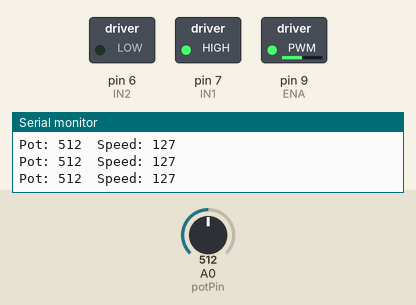
Bench run of a sketch on a simulated Arduino Uno, built with avr-gcc and run on an emulated ATmega328P. On the bench: switched loads named in the sketch (green lamp = pin HIGH), the last lines printed to the serial monitor. The test bench sets the inputs (shaded band); at power-on: A0 (potPin) = 512.

Above: at 1.2 s.
1.3 s: A0 (potPin) set to 716
At 1.9 s:
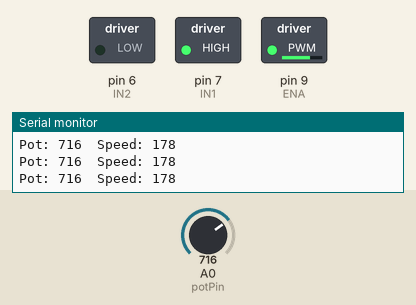
2.8 s: A0 (potPin) set to 900
At 3.4 s:
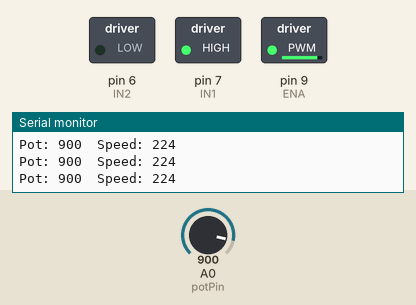
4.3 s: A0 (potPin) set to 122
At 4.8 s:
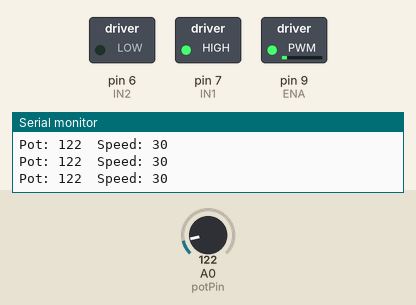
5.8 s: A0 (potPin) set to 0
At 6.3 s:
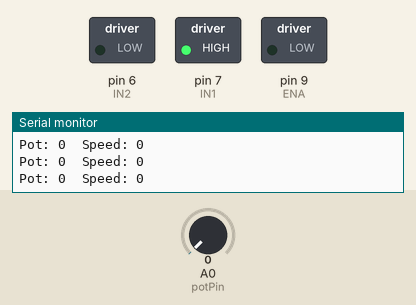
7.3 s: A0 (potPin) set to 511
At 7.7 s:
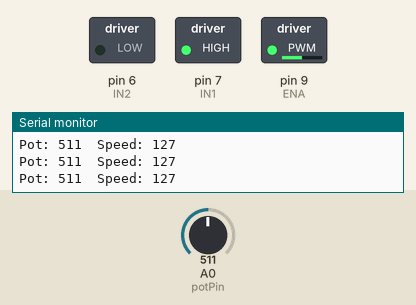
Timing chart, 0 to 9.8 s (numbered marks = the images above; inputs shaded):
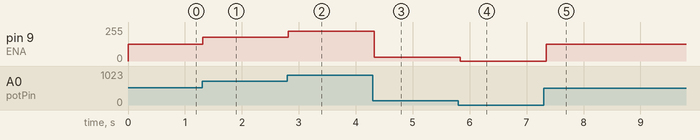

The sketch:

PWM_controlled_DC_motor.ino
```cpp
// Pin assignments
const int ENA = 9;     // PWM pin connected to ENA on L298N
const int IN1 = 7;     // Direction pin 1
const int IN2 = 6;     // Direction pin 2
const int potPin = A0; // Analog pin connected to potentiometer

void setup() {
  // Initialize motor control pins
  pinMode(ENA, OUTPUT);
  pinMode(IN1, OUTPUT);
  pinMode(IN2, OUTPUT);

  // Set motor direction (IN1 HIGH, IN2 LOW = Forward)
  digitalWrite(IN1, HIGH);
  digitalWrite(IN2, LOW);

  // (Optional) Start serial monitor to debug
  Serial.begin(9600);
}

void loop() {
  // Read potentiometer value (0–1023)
  int potValue = analogRead(potPin);

  // Map potentiometer value to PWM range (0–255)
  int motorSpeed = map(potValue, 0, 1023, 0, 255);

  // Print values to Serial Monitor (optional)
  Serial.print("Pot: ");
  Serial.print(potValue);
  Serial.print("  Speed: ");
  Serial.println(motorSpeed);

  // Set motor speed via PWM
  analogWrite(ENA, motorSpeed);

  // Small delay for stability
  delay(100);
}
```

Measured:
- after the input at 1.3 s, pin 9 (ENA): 127/255 → 178/255 at once
- after the input at 2.8 s, pin 9 (ENA): 178/255 → 224/255 at once
- after the input at 4.3 s, pin 9 (ENA): 224/255 → 30/255 at once
- after the input at 5.8 s, pin 9 (ENA): 30/255 → 0/255 at once
- after the input at 7.3 s, pin 9 (ENA): 0/255 → 127/255 at once
